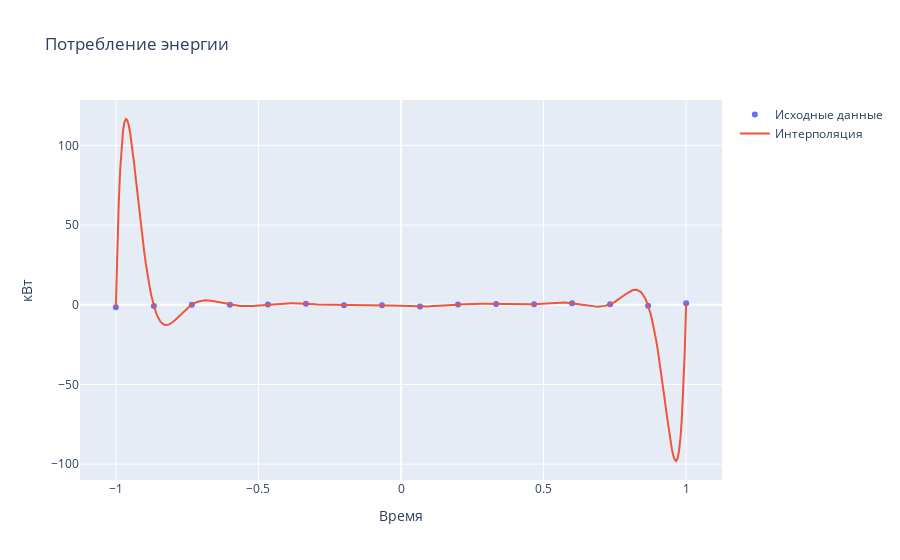

Here is the notebook cell this chart was saved with:
### Markdown cell above
### Интерполяция Лагранжа

### Code cell
import numpy as np
from scipy.interpolate import lagrange
x = df1['Timestamp'][9:25].to_numpy()
y = df1['Power (kW)'][9:25].to_numpy()

x = x - np.mean(x)
x = x/np.max(x)

y = y - np.mean(y)
y = y/np.max(y)

x1 = np.arange(x[0],x[15]+0.005, 0.005)

poly = lagrange(x, y)
y1 = Polynomial(poly.coef[::-1])(x1)
from numpy.polynomial.polynomial import Polynomial

fig = go.Figure()

fig.add_trace(go.Scatter(
                    x=x,
                    y=y,
                    name='Исходные данные',
                    mode='markers')
)

fig.add_trace(go.Scatter(
                    x=x1,
                    y= y1,
                    name='Интерполяция',
                    )
)

fig.update_layout(title='Потребление энергии',
                    xaxis_title='Время',
                    yaxis_title='кВт')
fig.show()

### Figure 1 — Plotly figure (JSON) as saved in the notebook; plotly's stock layout.template omitted (floating-point values rounded to 4 significant figures; data arrays with more than 128 entries replaced by an {"elided": "..."} marker saying what was removed)
{"data": [{"mode": "markers", "name": "Исходные данные", "type": "scatter", "x": [-1, -0.8667, -0.7333, -0.6, -0.4667, -0.3333, -0.2, -0.06667, 0.06667, 0.2, 0.3333, 0.4667, 0.6, 0.7333, 0.8667, 1], "y": [-1.489, -0.6966, 0.09598, 0.09598, 0.1579, 0.6533, -0.2136, -0.2632, -1.068, 0.1579, 0.4551, 0.356, 1, 0.3684, -0.5604, 0.9505]}, {"name": "Интерполяция", "type": "scatter", "x": {"elided": "401 float values"}, "y": {"elided": "401 float values"}}], "layout": {"title": {"text": "Потребление энергии"}, "xaxis": {"title": {"text": "Время"}}, "yaxis": {"title": {"text": "кВт"}}}}
